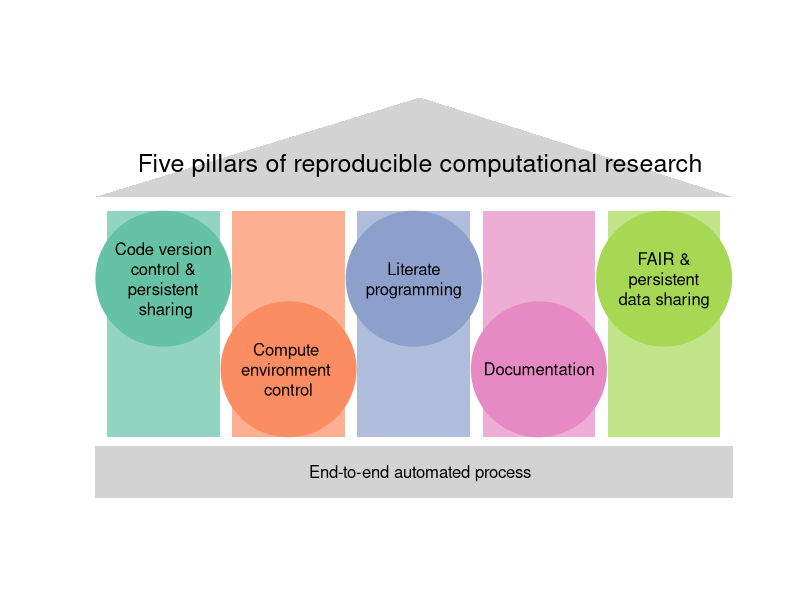
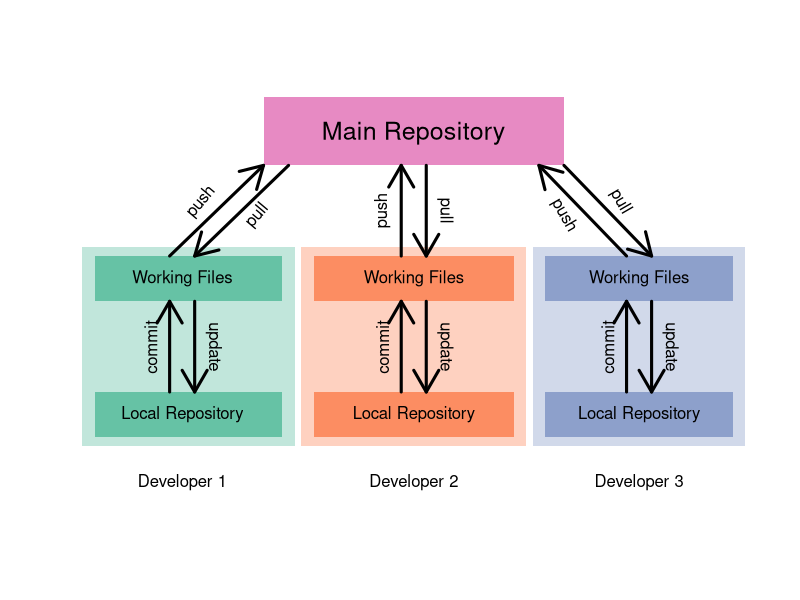
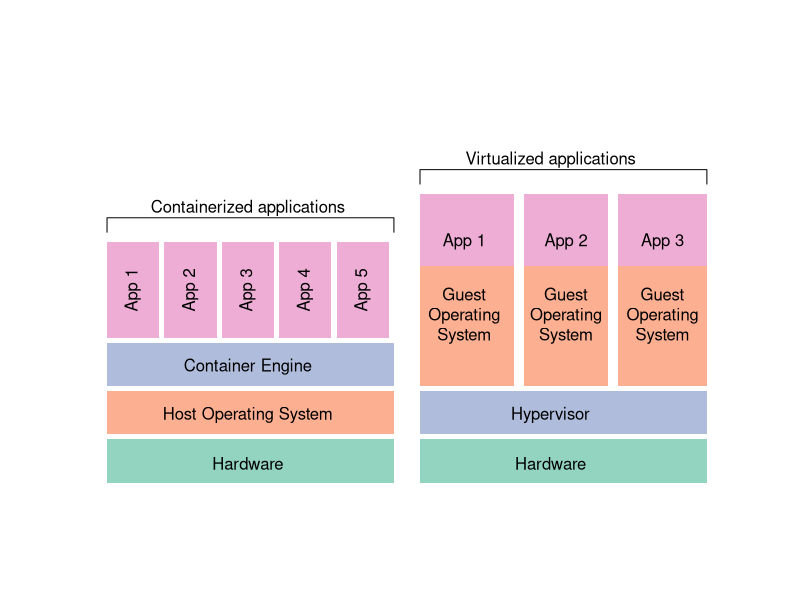

R code for these plots, in order:
## ---- chunk 1

library("RColorBrewer")
cols <- brewer.pal(5, "Set2")
cols2 <- adjustcolor( cols, alpha.f = 0.7)
plot(0,type='n',axes=FALSE,ann=FALSE, xlim=c(0, 10), ylim=c(0, 8.5))
polygon(c(0,1.8,1.8,0),c(1,1,6,6), col=cols2[1], border = NA)
polygon(c(2,3.8,3.8,2),c(1,1,6,6), col=cols2[2], border = NA)
polygon(c(4,5.8,5.8,4),c(1,1,6,6), col=cols2[3], border = NA)
polygon(c(6,7.8,7.8,6),c(1,1,6,6), col=cols2[4], border = NA)
polygon(c(8,9.8,9.8,8),c(1,1,6,6), col=cols2[5], border = NA)
polygon(c(-0.2,10,10,-0.2),c(-0.4,-0.4,0.8,0.8),col="lightgray", border = NA)
polygon(c(-0.2,5,10),c(6.3,8.5,6.3),col="lightgray", border = NA)
points( c(0.9,2.9,4.9,6.9,8.9) , c(4.5,2.5,4.5,2.5,4.5), pch=19,cex=18,col=cols )
text(5,7,lab="Five pillars of reproducible computational research", cex=1.5)
#mtext("Five pillars of reproducible computational research", cex=1.5)

labs <- c("Code version\ncontrol &\npersistent\n sharing",
  "Compute \nenvironment \ncontrol",
  "Literate\nprogramming",
  "Documentation",
  "FAIR &\npersistent\ndata sharing")

text( c(0.9,2.9,4.9,6.9,8.9) , c(4.5,2.5,4.5,2.5,4.5) , lab=labs)
text( 5 , 0.2 , lab="End-to-end automated process")
#text(5,7,lab="Code testing")
#text( 9, -0.2 , lab=expression(italic("created by Mark Ziemann")),cex=0.5)

## ---- chunk 2

cols2 <- adjustcolor( cols, alpha.f = 0.4)

plot(0,type='n',axes=FALSE,ann=FALSE, xlim=c(0, 10), ylim=c(0, 8.5))
polygon(c(-0.6,3,3,-0.6),c(0.8,0.8,5.2,5.2), col=cols2[1], border = NA)
polygon(c(-0.2,2.8,2.8,-0.2),c(1,1,2,2), col=cols[1], border = NA)
polygon(c(-0.2,2.8,2.8,-0.2),c(4,4,5,5), col=cols[1], border = NA)

polygon(c(3.1,6.7,6.7,3.1),c(0.8,0.8,5.2,5.2), col=cols2[2], border = NA)
polygon(c(3.3,6.5,6.5,3.3),c(1,1,2,2), col=cols[2], border = NA)
polygon(c(3.3,6.5,6.5,3.3),c(4,4,5,5), col=cols[2], border = NA)

polygon(c(6.8,10.2,10.2,6.8),c(0.8,0.8,5.2,5.2), col=cols2[3], border = NA)
polygon(c(7,10,10,7),c(1,1,2,2), col=cols[3], border = NA)
polygon(c(7,10,10,7),c(4,4,5,5), col=cols[3], border = NA)

polygon(c(2.5,7.3,7.3,2.5),c(7,7,8.5,8.5), col=cols[4], border = NA)

labs <- c("Developer 1",
  "Local Repository",
  "Working Files",
  "Developer 2",
  "Local Repository",
  "Working Files",
  "Developer 3",
  "Local Repository",
  "Working Files")

text( c(1.2,1.2,1.2,4.9,4.9,4.9,8.5,8.5,8.5), c(0,1.5,4.5,0,1.5,4.5,0,1.5,4.5), labels=labs )
text(4.9,7.7,labels="Main Repository",cex=1.5)

arrows( 1, 2, 1, 4 ,lwd=3)
arrows( 1.4, 4, 1.4, 2 ,lwd=3)
arrows( 4.7, 2, 4.7, 4 ,lwd=3)
arrows( 5.1, 4, 5.1, 2 ,lwd=3)
arrows( 8.3, 2, 8.3, 4 ,lwd=3)
arrows( 8.7, 4, 8.7, 2 ,lwd=3)
arrows( 1, 5, 2.5, 7 ,lwd=3)
arrows( 2.9, 7 , 1.4, 5 ,lwd=3)
arrows( 4.7, 5, 4.7, 7 ,lwd=3)
arrows( 5.1, 7 , 5.1, 5 ,lwd=3)
arrows( 7.3, 7, 8.7, 5 ,lwd=3)
arrows( 8.3, 5, 6.9, 7 ,lwd=3)

text(c(0.7,4.4,8) ,c(3,3,3), labels="commit",srt=90)
text(c(1.7,5.4,9) ,c(3,3,3), labels="update",srt=-90)
text(c(1.5) ,c(6.2), labels="push",srt=50)
text(c(2.4) ,c(5.9), labels="pull",srt=50)
text(c(4.4) ,c(6), labels="push",srt=90)
text(c(5.4) ,c(6), labels="pull",srt=-90)
text(c(7.3) ,c(5.9), labels="push",srt=-60)
text(c(8.2) ,c(6.2), labels="pull",srt=-60)

## ---- chunk 3

library("RColorBrewer")
cols <- brewer.pal(5, "Set2")
cols2 <- adjustcolor( cols, alpha.f = 0.7)
plot(0,type='n',axes=FALSE,ann=FALSE, xlim=c(0, 12), ylim=c(0, 8))

polygon(c(0,5.5,5.5,0),c(0,0,0.9,0.9), col=cols2[1], border = NA)
polygon(c(0,5.5,5.5,0),c(1,1,1.9,1.9), col=cols2[2], border = NA)
polygon(c(0,5.5,5.5,0),c(2,2,2.9,2.9), col=cols2[3], border = NA)

polygon(c(0,1,1,0),c(3,3,5,5), col=cols2[4], border = NA)
polygon(c(1.1,2.1,2.1,1.1),c(3,3,5,5), col=cols2[4], border = NA)
polygon(c(2.2,3.2,3.2,2.2),c(3,3,5,5), col=cols2[4], border = NA)
polygon(c(3.3,4.3,4.3,3.3),c(3,3,5,5), col=cols2[4], border = NA)
polygon(c(4.4,5.4,5.4,4.4),c(3,3,5,5), col=cols2[4], border = NA)

labs1 <- c("Hardware","Host Operating System","Container Engine")
text(c(2.7,2.7,2.7),c(0.4,1.4,2.4),labels=labs1)

labs2 <- c("App 1","App 2","App 3","App 4","App 5")
text(c(0.5,1.6,2.7,3.8,4.9) ,c(4,4,4,4,4), labels=labs2,srt=90)

lines(c(0,0,5.5,5.5),c(5.2,5.5,5.5,5.2)  )
text(2.7,5.7,labels="Containerized applications")

polygon(c(6,11.5,11.5,6),c(0,0,0.9,0.9), col=cols2[1], border = NA)
polygon(c(6,11.5,11.5,6),c(1,1,1.9,1.9), col=cols2[3], border = NA)

labs3 <- c("Hardware","Hypervisor")
text(c(8.5,8.5),c(0.4,1.4),labels=labs3)

polygon(c(6,7.8,7.8,6),c(2,2,4.5,4.5), col=cols2[2], border = NA)
polygon(c(8,9.6,9.6,8),c(2,2,4.5,4.5), col=cols2[2], border = NA)
polygon(c(9.8,11.5,11.5,9.8),c(2,2,4.5,4.5), col=cols2[2], border = NA)

text(c(6.85,8.8,10.65),c(3.5,3.5,3.5),labels="Guest\nOperating\nSystem")

polygon(c(6,7.8,7.8,6),c(4.5,4.5,6,6), col=cols2[4], border = NA)
polygon(c(8,9.6,9.6,8),c(4.5,4.5,6,6), col=cols2[4], border = NA)
polygon(c(9.8,11.5,11.5,9.8),c(4.5,4.5,6,6), col=cols2[4], border = NA)

text(c(6.85,8.8,10.65),c(5,5,5),labels=labs2[1:3])

lines(c(6,6,11.5,11.5),c(6.2,6.5,6.5,6.2)  )
text(8.5,6.7,labels="Virtualized applications")

